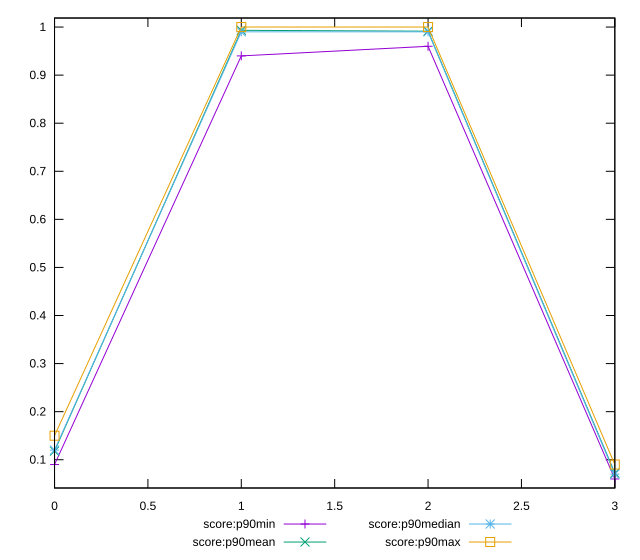

The script that saved this image:
reset

$scoreP90Min <<EOF
0 0.09
1 0.94
2 0.96
3 0.06
EOF

$scoreP90Mean <<EOF
0 0.11797872340425532
1 0.9931914893617013
2 0.991397849462365
3 0.07212765957446815
EOF

$scoreP90Median <<EOF
0 0.12
1 0.99
2 0.99
3 0.07
EOF

$scoreP90Max <<EOF
0 0.15
1 1
2 1
3 0.09
EOF

set key outside below
set xrange [0:3]
set yrange [0.0412:1.0188]
set trange [0.0412:1.0188]
set terminal svg size 640, 560 enhanced background rgb 'white'
set output "report/report_00029_2021-02-24T13-36-40.390Z/interactive/progression/score.svg"

plot $scoreP90Min title "score:p90min" with linespoints, \
     $scoreP90Mean title "score:p90mean" with linespoints, \
     $scoreP90Median title "score:p90median" with linespoints, \
     $scoreP90Max title "score:p90max" with linespoints

reset
